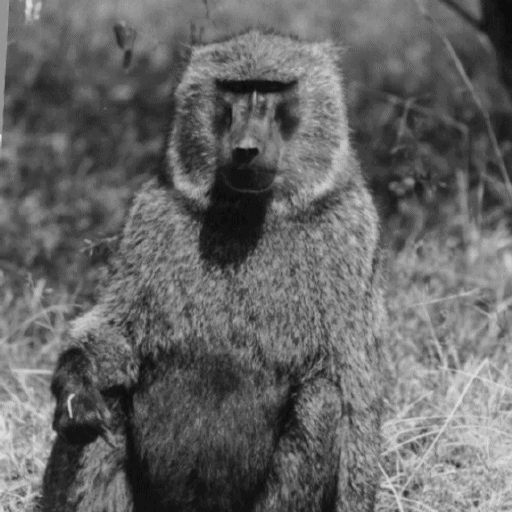
#> input picture 5.gif, 512 x 512 px
$ python quantization.py
#> lines starting #> are read from the running program, lines starting #| are printed output that depends on the picture; after the words box and inside, x2 and y2 are one past the last pixel; in counts of white or black regions, pixels touching at a corner belong together
import numpy as np
from PIL import Image
import matplotlib.pyplot as plt


def _load_and_validate_image(img_path, dtype=None):
    """Load and validate a grayscale image."""
#> called with img_path = '5.gif'
    # Load the image
    img = Image.open(img_path)
#> img is the input picture: PIL image 512x512 L; min 12, max 230, mean 101.8

    # Verify if the image is grayscale
    if img.mode != 'L':
        raise ValueError("Image must be grayscale")

    # Convert PIL image to numpy array
    if dtype is not None:
        img_array = np.array(img, dtype=dtype)
    else:
        img_array = np.array(img)

    # Verify dimensions (should be 512x512)
    if img_array.shape != (512, 512):
        raise ValueError(f"Image must be 512x512, got {img_array.shape}")

    return img_array


# Question 1 section 1
def image_histogram(image_path):
    """
    Compute the histogram of a grayscale image.

    Takes a path to a 512x512 grayscale picture and returns a numpy array
    with 256 entries, where each entry contains the probability of pixels with
    the corresponding gray value (0-255).

    Args:
        image_path: Path to the grayscale image file

    Returns:
        numpy.ndarray: Array of 256 floats representing the histogram,
                      where index i contains the probability of pixels with gray value i

    Raises:
        FileNotFoundError: If the image file doesn't exist
        ValueError: If the image cannot be loaded or is not grayscale
    """

    img_array = _load_and_validate_image(image_path)

    histogram = np.bincount(img_array.flatten(), minlength=256)

    histogram = histogram / (512 * 512)

    return histogram


# [27 lines left out: function plot_image_histogram, not called in this run]


# Question 1 section 2
def uniform_quantization(image_path, b):
    """
    Apply uniform quantization to a grayscale image using b bits.

    Splits the range [0, 256) into 2^b equal parts and quantizes each pixel
    to the middle value of its corresponding range.

    Args:
        image_path: Path to the grayscale image file
        b: Natural number representing the number of bits for quantization

    Returns:
        numpy.ndarray: Quantized image array with pixel values mapped to
                      the middle values of quantization bins

    Raises:
        FileNotFoundError: If the image file doesn't exist
        ValueError: If the image cannot be loaded, is not grayscale, or b is invalid
    """
    if not isinstance(b, int) or b < 1:
        raise ValueError("b must be a positive natural number")

    img_array = _load_and_validate_image(image_path, dtype=np.float64)

    # If b >= 8, no quantization is needed.
    if b >= 8:
        return img_array

    # Compute number of quantization levels
    t = 2 ** b

    # Calculate bin width (range [0, 256) split into t equal parts)
    bin_width = 256.0 / t

    # Calculate the bin index for each pixel value
    # Each pixel value is divided by bin_width and floored to get its bin index
    bin_indices = np.floor(img_array / bin_width).astype(np.int32)

    # Clamp bin indices to valid range [0, t-1] (in case of edge case where pixel = 256)
    bin_indices = np.clip(bin_indices, 0, t - 1)

    # Calculate middle value for each bin
    # Middle of bin i: (i + 0.5) * bin_width
    quantized_values = (bin_indices + 0.5) * bin_width

    # Convert back to uint8 (natural numbers 0-255) for image representation
    quantized_img = quantized_values.astype(np.uint8)

    return quantized_img


def _plot_mse_vs_bits_general(image_path, quantization_func, title_suffix):
    """
    General function to plot MSE vs bits for any quantization algorithm.

    Args:
        image_path: Path to the grayscale image file
        quantization_func: Function that takes (image_path, b) and returns quantized image
        title_suffix: suffix for the plot title

    Returns:
        None (displays a plot)
    """
    # Load original image
    original_img = _load_and_validate_image(image_path)
    original_img_float = original_img.astype(np.float64)

    # Calculate MSE for each b value
    b_values = list(range(1, 9))
    mse_values = []

    for b in b_values:
        # Quantize the image using the provided quantization function.
        quantized_img = quantization_func(image_path, b)
        quantized_img_float = quantized_img.astype(np.float64)

        # Calculate MSE.
        mse = np.mean((original_img_float - quantized_img_float) ** 2)
        mse_values.append(mse)
#> this loop made 8 passes
#> mse on passes 1 to 8: 1352.5, 357.2, 80.06, 18.69, 2.68, 1.48, 0.668, 0
#> pass 1, in uniform_quantization, `bin_indices = np.floor(img_array / bin_width).astype(np.int32)`:
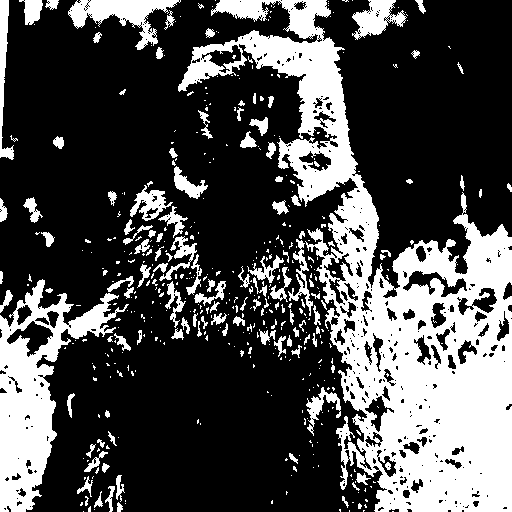
#> bin_indices: shape (512, 512) int32; values 0 (black) and 1 (white), 30.1% white; 478 white regions (356 under 20 px), largest, box (x1, y1, x2, y2) and area: (178, 0, 512, 512) 51728, (0, 279, 129, 512) 10442, (68, 0, 181, 50) 2189
#> pass 2, in uniform_quantization (call 2), `bin_indices = np.floor(img_array / bin_width).astype(np.int32)`:
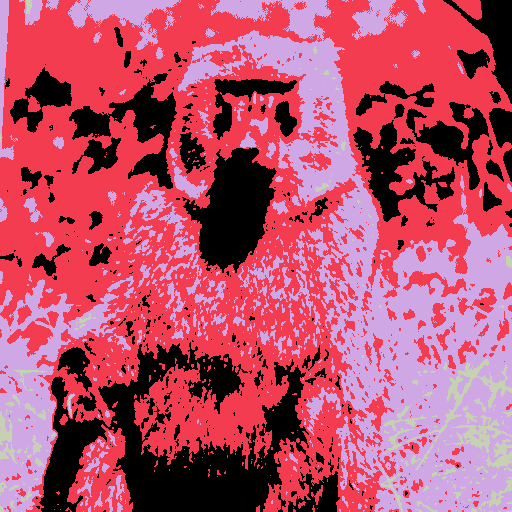
#> bin_indices: shape (512, 512) int32; 4 distinct labels, from 0 to 3; one colour per label, 0 black
#> after the loop, mse_values = [1352.5, 357.2, 80.06, 18.69, 2.68, 1.48, 0.668, 0]

    # Plot MSE vs b.
    plt.figure(figsize=(10, 6))
    plt.plot(b_values, mse_values, marker='o', linestyle='-', linewidth=2, markersize=8)

    # Add MSE values as text labels on the graph
    for b, mse in zip(b_values, mse_values):
        plt.text(b, mse, f'{mse:.2f}', fontsize=9, ha='center', va='bottom',
                bbox=dict(boxstyle='round,pad=0.3', facecolor='white', alpha=0.7, edgecolor='gray'))

    plt.xlabel('Number of Bits (b)', fontsize=12)
    plt.ylabel('Mean Squared Error (MSE)', fontsize=12)
    title = 'MSE vs Number of Quantization Bits'
    if title_suffix:
        title += f' - {title_suffix}'
    plt.title(title, fontsize=14, fontweight='bold')
    plt.grid(True, alpha=0.3)
    plt.xticks(b_values)
    plt.tight_layout()
    plt.show()
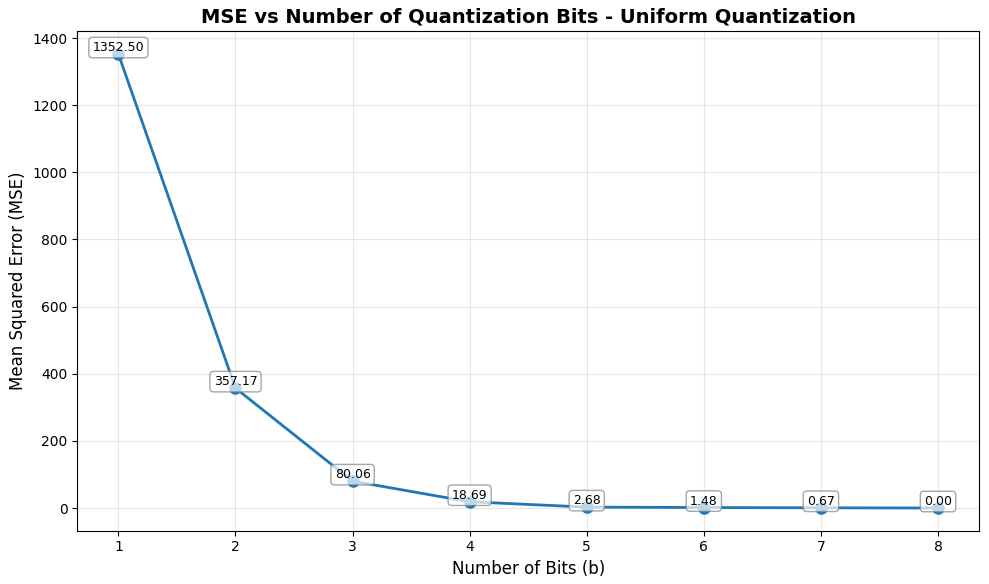
#> figure drawn by matplotlib, 1 panel


# Question 1 section 2 subsection (a)
def plot_mse_vs_bits_uniform(image_path):
    """
    Plot the MSE between the original image and quantized
    image as a function of b (number of bits), for b = 1, ..., 8.
    Uses uniform quantization.

    Args:
        image_path: Path to the grayscale image file

    Returns:
        None (displays a plot)
    """
    _plot_mse_vs_bits_general(image_path, uniform_quantization, "Uniform Quantization")


# Question 1 section 4 subsection (a)
def plot_mse_vs_bits_max_lloyd(image_path, epsilon=1e-6):
    """
    Plot the MSE between the original image and quantized
    image as a function of b (number of bits), for b = 1, ..., 8.
    Uses Max-Lloyd quantization algorithm.

    Args:
        image_path: Path to the grayscale image file
        epsilon: Convergence tolerance for Max-Lloyd algorithm (default: 1e-6)

    Returns:
        None (displays a plot)
    """
    def max_lloyd_quantization_wrapper(img_path, b):
        """Wrapper function for Max-Lloyd quantization with fixed epsilon."""
        return max_lloyd_quantization(img_path, b, epsilon)

    _plot_mse_vs_bits_general(image_path, max_lloyd_quantization_wrapper, "Max-Lloyd Quantization")


# Question 1 section 2 subsection (b)
def plot_quantization_levels_uniform(image_path):
    """
    Plot the decision and representation levels for uniform quantization.

    Shows a piecewise constant function where the x-axis represents input pixel
    values (0-255) and the y-axis represents the representation levels (output
    values after quantization).

    Args:
        image_path: Path to the grayscale image file (used to determine dtype)

    Returns:
        None (displays a plot)
    """
#> called with image_path = '5.gif'
    # Create subplots for each b value
    b_values = [1, 2, 4, 8]
    num_plots = len(b_values)
    _, axes = plt.subplots(1, num_plots, figsize=(5 * num_plots, 5))

    # Input values from 0 to 255
    input_values = np.arange(256)

    for idx, b in enumerate(b_values):
        # Compute number of quantization levels
        t = 2 ** b
        bin_width = 256.0 / t

        # Calculate representation levels (output values)
        # For each input value, find its bin and corresponding representation level
        bin_indices = np.floor(input_values / bin_width).astype(np.int32)
        bin_indices = np.clip(bin_indices, 0, t - 1)
        representation_levels = (bin_indices + 0.5) * bin_width

        # Calculate decision levels (boundaries between bins)
        decision_levels = np.array([i * bin_width for i in range(t + 1)], dtype=np.float64)
        decision_levels[-1] = 256.0

        # Plot the quantization function
        axes[idx].plot(input_values, representation_levels, linewidth=2)

        # Mark decision levels with red dots on x-axis and dashed vertical lines
        for i, dl in enumerate(decision_levels):
            # Clamp decision level to valid range for plotting
            dl_plot = min(max(dl, 0), 255)

            # Find the representation level at this decision level
            # For decision level at boundary, use the representation level of the bin it starts
            if i < len(decision_levels) - 1:
                # This decision level starts bin i
                rep_level = (i + 0.5) * bin_width
            else:
                # Last decision level (256), use the last representation level
                rep_level = ((t - 1) + 0.5) * bin_width

            # Plot red dot on x-axis
            axes[idx].plot(dl_plot, 0, 'ro', markersize=6)

            # Plot dashed vertical line from x-axis to graph
            axes[idx].plot([dl_plot, dl_plot], [0, rep_level], 'r--', linewidth=1.5, alpha=0.7)

        axes[idx].set_xlabel('Input Pixel Value', fontsize=11)
        axes[idx].set_ylabel('Representation Level', fontsize=11)
        axes[idx].set_title(f'Quantization Levels (b = {b}, {t} levels)', fontsize=12, fontweight='bold')
        axes[idx].grid(True, alpha=0.3)
        axes[idx].set_xlim(0, 255)
        axes[idx].set_ylim(0, 256)
#> this loop made 4 passes
#> (the rest of the program and of its run is left out)
